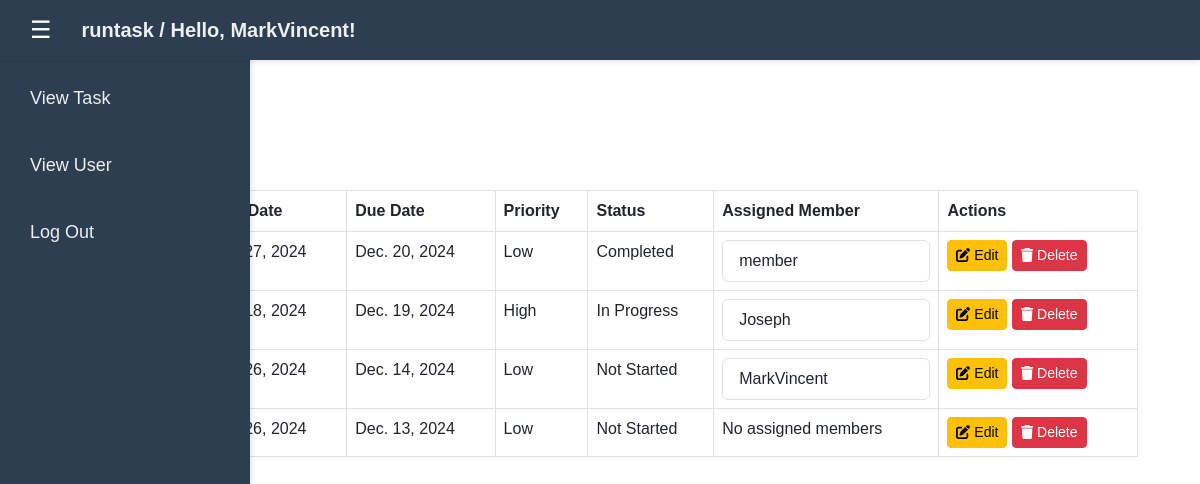
The app's page /dashboard_leader/ (signed in) with its own data.
### authentication/models.py (models this page shows, shortened)
class Task(models.Model):
    title = models.CharField(max_length=255)  # Task title
    start_date = models.DateField()  # Start date of the task
    due_date = models.DateField()  # Due date of the task
    priority = models.CharField(max_length=50, choices=[('Low', 'Low'), ('Medium', 'Medium'), ('High', 'High')])  # Priority of the task
    status = models.CharField(max_length=50, choices=[('Not Started', 'Not Started'), ('In Progress', 'In Progress'), ('Completed', 'Completed')])  # Status of the task
    assign_users = models.ManyToManyField(User, related_name='tasks')  # Users assigned to the task

### authentication/views.py (the view)
# urls.py: path('dashboard_leader/', views.dashboard_leader, name='dashboard_leader'),  # For leader dashboard
@login_required
def dashboard_leader(request):
    tasks = Task.objects.all()
    members = Member.objects.all()
    task_assigned_users = {
        task.title: list(task.assign_users.values_list('username', flat=True))
        for task in tasks
    }
    context = {
        'tasks': tasks,
        'members': members,
        'task_assigned_users': task_assigned_users
    }
    return render(request, 'authentication/dashboard_leader.html', {'members': members, 'tasks':tasks})

### templates/authentication/dashboard_leader.html (shortened to what this page needs)
<!DOCTYPE html>
<html lang="en">
{% load static %}
<head>
    <link href="https://cdnjs.cloudflare.com/ajax/libs/bootstrap/5.3.0/css/bootstrap.min.css" rel="stylesheet">
    <link rel="stylesheet" href="/static/dashboard-styles.css">
</head>
<body >
    <nav id="navbar" style="width: 100%; height: 60px; background-color: #2c3e50; display: flex; align-items: center; padding: 0 20px; box-shadow: 0px 2px 5px rgba(0, 0, 0, 0.1); position: fixed; top: 0; left: 0; z-index: 1000;">
        <button id="toggleSidebarBtn" style="padding: 10px; background-color: transparent; color: white; border: none; cursor: pointer; font-size: 24px; display: flex; align-items: center; justify-content: center;">
            ☰
        </button>
        <div style="margin-left: 20px; color: #ecf0f1; font-size: 20px; font-weight: bold;">
            runtask / Hello, {{ request.user.username }}!
        </div>
    </nav>
    <nav id="sidebar" class="sidebar" style="width: 250px; height: 100vh; background-color: #2c3e50; display: flex; flex-direction: column; padding: 20px; box-shadow: 2px 0px 5px rgba(0, 0, 0, 0.1); position: fixed; left: 0; top: 0; transition: transform 0.3s;">
        <div class="sidebar-brand" style="margin-bottom: 30px;">
            <a href="/">
            </a>
        </div>
        <ul class="sidebar-links" style="list-style: none; padding: 0;">
            <li style="margin-bottom: 20px;">
                <a href="/dashboard_leader" style="color: #ecf0f1; text-decoration: none; font-size: 18px; display: block; padding: 10px; border-radius: 5px; transition: background-color 0.3s;">
                    View Task
                </a>
            </li>
            <li style="margin-bottom: 20px;">
                <a href="/view_user_leader" style="color: #ecf0f1; text-decoration: none; font-size: 18px; display: block; padding: 10px; border-radius: 5px; transition: background-color 0.3s;">
                    View User
                </a>
            </li>
            <li style="margin-bottom: 20px;">
                <a href="/" style="color: #ecf0f1; text-decoration: none; font-size: 18px; display: block; padding: 10px; border-radius: 5px; transition: background-color 0.3s;">
                    Log Out
                </a>
            </li>
        </ul>
    </nav>
    <div id="mainContent" style="transition: margin-left 0.3s;">
    <div class="dashboard container" style="margin-top: 100px; padding: 20px;">
        <div class="container">
            <div class="d-flex justify-content-between align-items-center my-3">
                <button class="btn btn-primary ms-3" data-bs-toggle="modal" data-bs-target="#addTaskModal">
                </button>
            </div>
            <table class="table table-bordered">
                <thead>
                    <tr>
                        <th>Task Title</th>
                        <th>Start Date</th>
                        <th>Due Date</th>
                        <th>Priority</th>
                        <th>Status</th>
                        <th>Assigned Member</th>
                        <th>Actions</th>
                    </tr>
                </thead>
                <tbody>
                    {% for task in tasks %}
                    <tr data-task-title="{{ task.title }}"
                    data-start-date="{{ task.start_date }}"
                    data-due-date="{{ task.due_date }}"
                    data-priority="{{ task.priority }}"
                    data-status="{{ task.status }}">
                        <td>{{ task.title }}</td>
                        <td>{{ task.start_date }}</td>
                        <td>{{ task.due_date }}</td>
                        <td>{{ task.priority }}</td>
                        <td>{{ task.status }}</td>
                        <td>
                            {% if task.assign_users.exists %}
                                <ul class="list-group">
                                    {% for user in task.assign_users.all %}
                                    <li class="list-group-item">{{ user.username }}</li>
                                    {% endfor %}
                                </ul>
                            {% else %}
                                No assigned members
                            {% endif %}
                        </td>
                        <td>
                            <button class="btn btn-warning btn-sm edit-task-btn" data-bs-toggle="modal" data-bs-target="#editTaskModal">
                                <i class="fas fa-edit"></i> Edit
                            </button>
                            <button class="btn btn-danger btn-sm delete-task-btn" data-task-title="{{ task.title }}">
                                <i class="fas fa-trash"></i> Delete
                            </button>
                        </td>
                    </tr>
                    {% empty %}
                    <tr>
                        <td colspan="7">No tasks available.</td>
                    </tr>
                    {% endfor %}
                </tbody>
            </table>
        </div>
    </div>
    </div>
</body>
</html>

### static/dashboard-styles.css (style rules this page uses)
body { font-family: Arial, sans-serif; margin: 0; padding: 0; }
.dashboard { padding: 20px; }

### records on screen
Task: start_date "Dec. 27, 2024", due_date "Dec. 20, 2024", priority "Low", status "Completed"
Task: start_date "Dec. 18, 2024", due_date "Dec. 19, 2024", priority "High", status "In Progress"
Task: start_date "Dec. 26, 2024", due_date "Dec. 14, 2024", priority "Low", status "Not Started"
Task: start_date "Dec. 26, 2024", due_date "Dec. 13, 2024", priority "Low", status "Not Started", shows "No assigned members"

### other values on screen
{{ request.user.username }} "MarkVincent"
{{ user.username }} "member"
{{ user.username }} "Joseph"
{{ user.username }} "MarkVincent"
